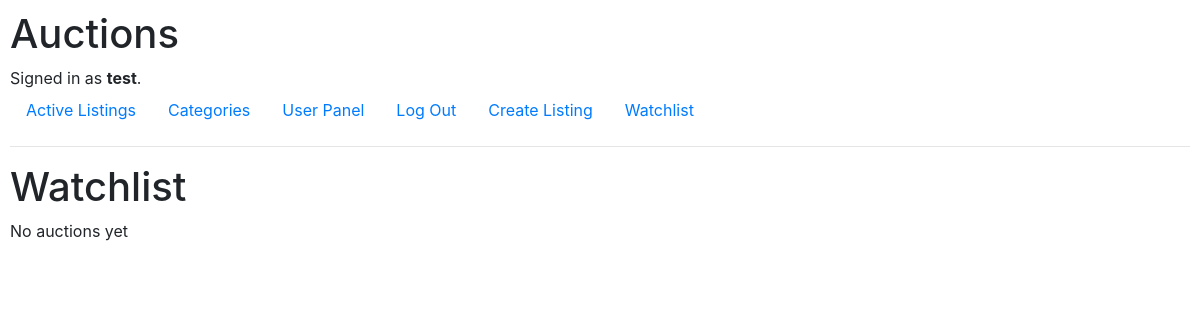
The page /watchlist (signed in) on the database as committed earlier.
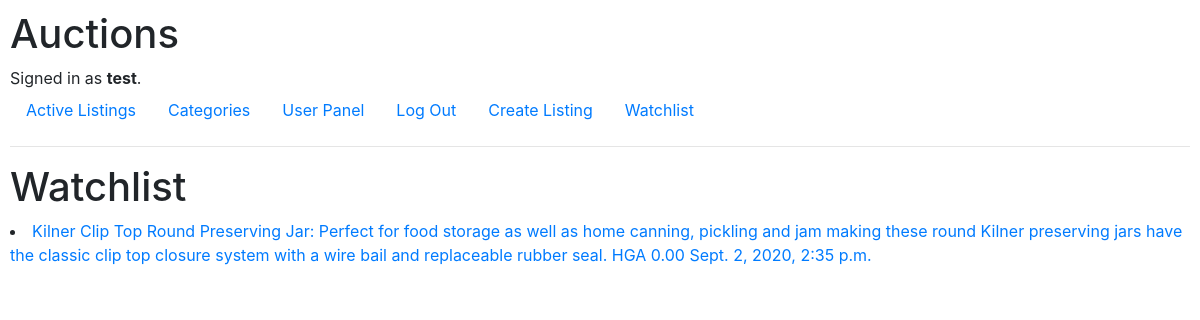
The same page on the database as committed later.
### auctions/models.py (models this page shows, shortened)
class User(AbstractUser):
    pass

class Auction(models.Model):
    MOTORS = "MOT"
    FASHINON = "FAS"
    ELECTRONICS = "ELE"
    COLLECTIBLES_ARTS = "ART"
    HOME_GARDES = "HGA"
    SPORTING_GOODS = "SPO"
    TOYS = "TOY"
    BUSSINES_INDUSTRIAL = "BUS"
    MUSIC = "MUS"
    CATEGORY = [
        (MOTORS, "Motors"),
        (FASHINON, "Fashion"),
        (ELECTRONICS, "Electronics"),
        (COLLECTIBLES_ARTS, "Collectibles & Art"),
        (HOME_GARDES, "Home & Garden"),
        (SPORTING_GOODS, "Sporting Goods"),
        (TOYS, "Toys"),
        (BUSSINES_INDUSTRIAL, "Business & Industrial"),
        (MUSIC, "Music"),
    ]
    seller = models.ForeignKey(User, on_delete=models.CASCADE)
    title = models.CharField(max_length=64, blank=False)
    description = models.TextField(blank=True)
    current_price = models.DecimalField(max_digits=11, decimal_places=2, default=0.0)
    category = models.CharField(max_length=3, choices=CATEGORY, default=MOTORS)
    image_url = models.URLField(blank=True)
    publication_date = models.DateTimeField(auto_now_add=True)
    closed = models.BooleanField(default=False)
    class Meta:
        verbose_name = "auction"
        verbose_name_plural = "auctions"

### auctions/views.py (the view, shortened to what this page needs)
# urls.py: path("watchlist", views.watchlist, name="watchlist"),
@login_required(login_url="auctions:login")
def watchlist(request):
    watchlist_auctions_ids = User.objects.get(id=request.user.id).watchlist.values_list("auction")
    watchlist_items = Auction.objects.filter(id__in=watchlist_auctions_ids, closed=False)
    return render(request, "auctions/watchlist.html", {
        "watchlist_items": watchlist_items
    })

### auctions/templates/auctions/watchlist.html
{% extends "auctions/layout.html" %}
{% block body %}
<h1>Watchlist</h1>
{% for auction in watchlist_items %}
    <li><a href="{% url 'auctions:listing_page' auction_id=auction.id %}"> {{ auction.title }}: {{ auction.description }} {{auction.category}} {{auction.current_price}} {{auction.publication_date}}</a></li>
{% empty %}
    No auctions yet
{% endfor %}
{% endblock %}

### auctions/templates/auctions/layout.html (shortened to what this page needs)
{% load static %}
<!DOCTYPE html>
<html lang="en">
    <head>
        <link rel="stylesheet" href="https://stackpath.bootstrapcdn.com/bootstrap/4.4.1/css/bootstrap.min.css">
        <link href="{% static 'auctions/styles.css' %}" rel="stylesheet">
    </head>
    <body>
        <h1>Auctions</h1>
        <div>
            {% if user.is_authenticated %}
                Signed in as <strong>{{ user.username }}</strong>.
            {% else %}
                Not signed in.
            {% endif %}
        </div>
        <ul class="nav">
            <li class="nav-item">
                <a class="nav-link" href="{% url 'auctions:index' %}">Active Listings</a>
            </li>
            <li class="nav-item">
                <a class="nav-link" href="{% url 'auctions:categories' %}">Categories</a>
            </li>
            {% if user.is_authenticated %}
                <li class="nav-item">
                    <a class="nav-link" href="{% url 'auctions:user_panel' %}">User Panel</a>
                </li>
                <li class="nav-item">
                    <a class="nav-link" href="{% url 'auctions:logout' %}">Log Out</a>
                </li>
                <li class="nav-item">
                    <a class="nav-link" href="{% url 'auctions:create_listing' %}">Create Listing</a>
                </li>
                <li class="nav-item">
                    <a class="nav-link" href="{% url 'auctions:watchlist' %}">Watchlist</a>
                </li>
            {% endif %}
        </ul>
        <hr>
        {% block body %}
        {% endblock %}
    </body>
</html>

### auctions/static/auctions/styles.css (style rules this page uses)
body { padding: 10px; }

Rows that differ between the two databases and show on the page:
added Auction: title "Kilner Clip Top Round Preserving Jar", description "Perfect for food storage as well as home canning, pickling and jam making these round Kilner preserving jars have the classic clip top closure system with a wire bail and replaceable rubber seal.", category "HGA", current_price "0.00", publication_date "Sept. 2, 2020, 2:35 p.m."
Other text that changed with them:
text no longer shown: "No auctions yet"
